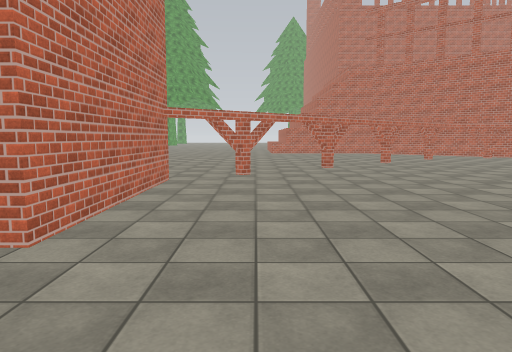
view 1 (above)

24 first-person views from a walk through a Unity game level. The camera is 1.4 m above the floor, tilts 6° down and sees 70° across. The floor is counted in squares, 2 m on a side. Each view is taken from the middle of a square. On the plan, view 1 faces up. The plan holds only what a view shows up to about 11 squares ahead; the rest is blank. The place goes on beyond the plan. The player character is not drawn. Some animated figures are not drawn. Surface patterns are stand-ins for the level's own textures.

view 2
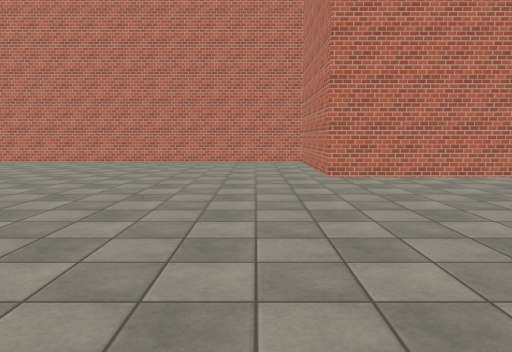

view 3
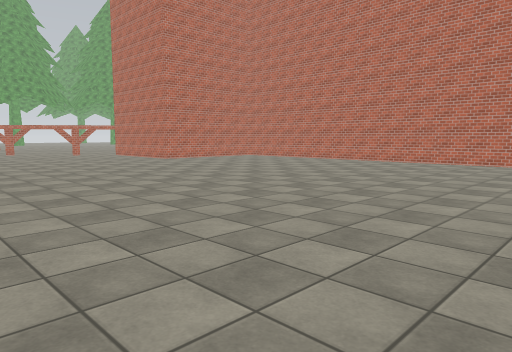

view 4
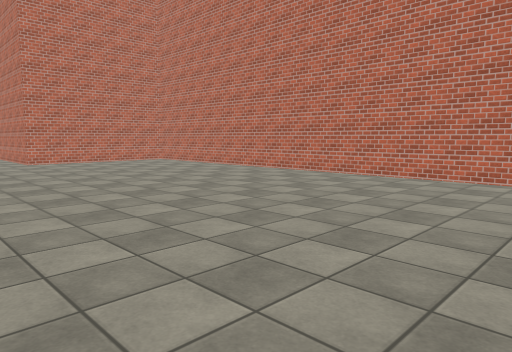

view 5
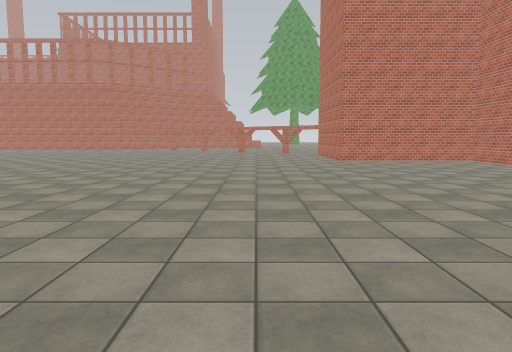

view 6
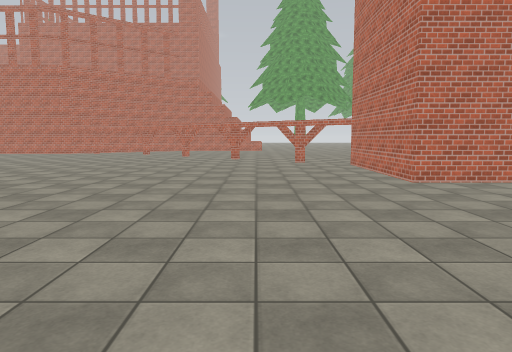

view 7
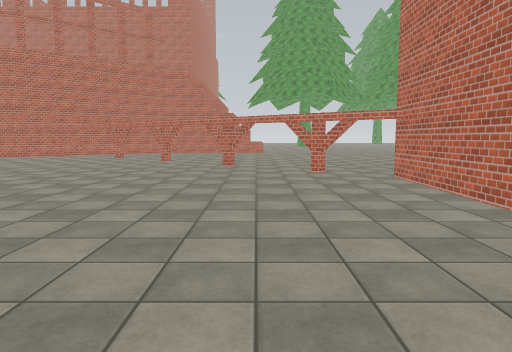

view 8
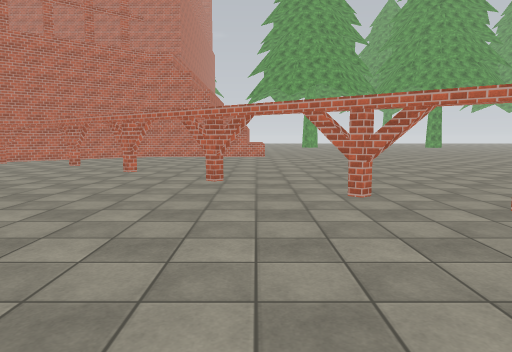

view 9
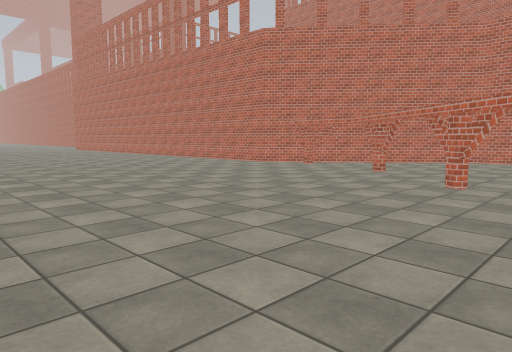

view 10
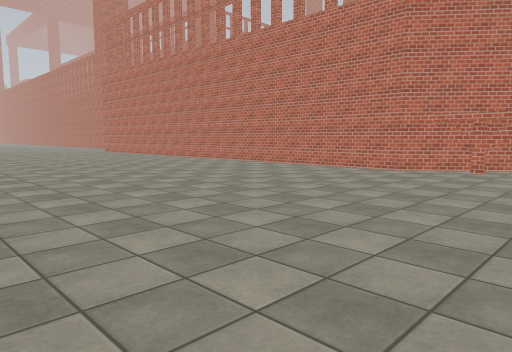

view 11
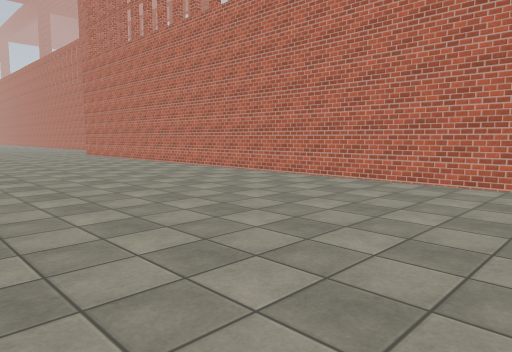

view 12
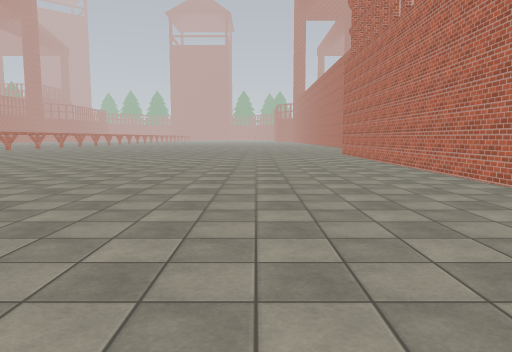

view 13
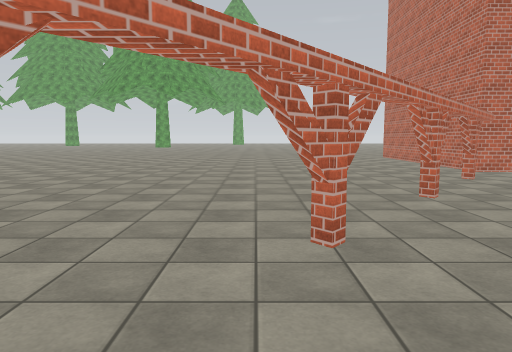

view 14
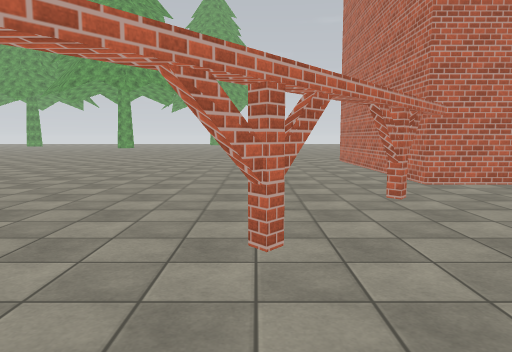

view 15
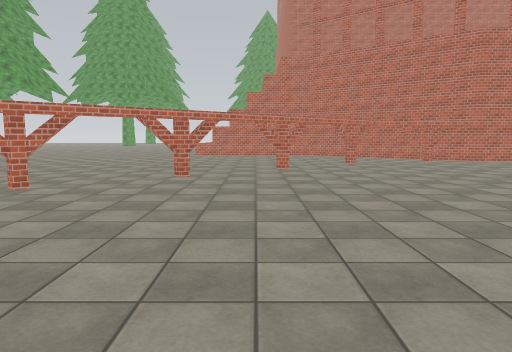

view 16
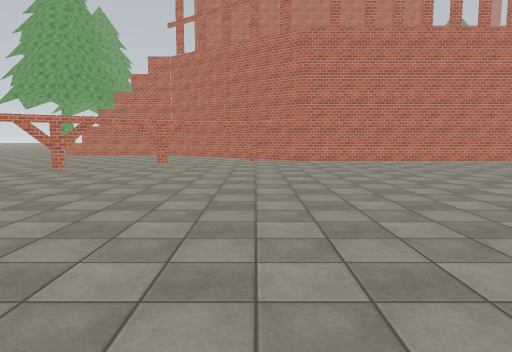

view 17
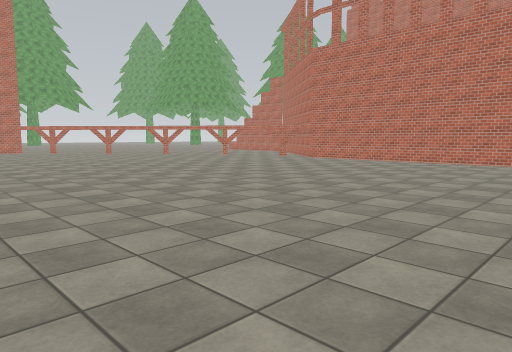

view 18
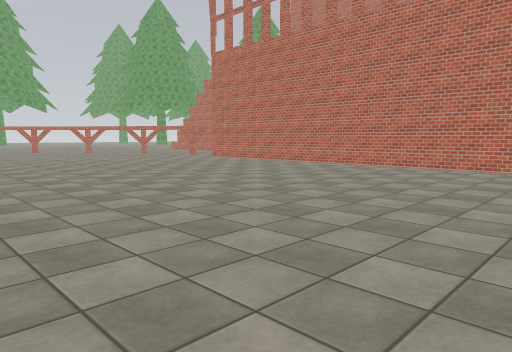

view 19
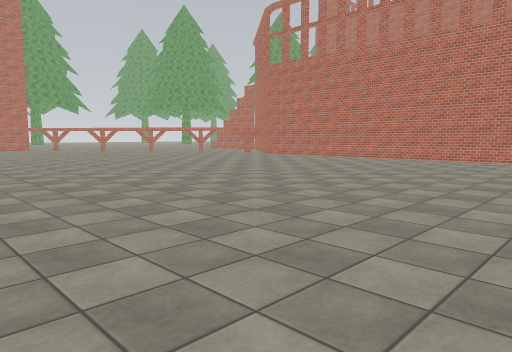

view 20
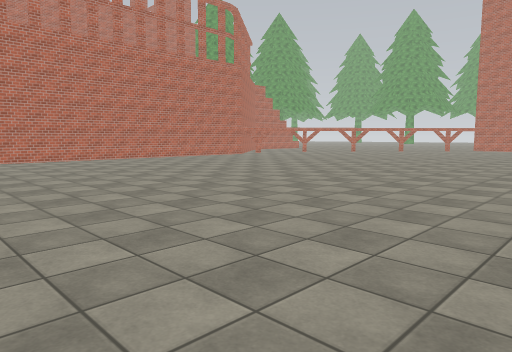

view 21
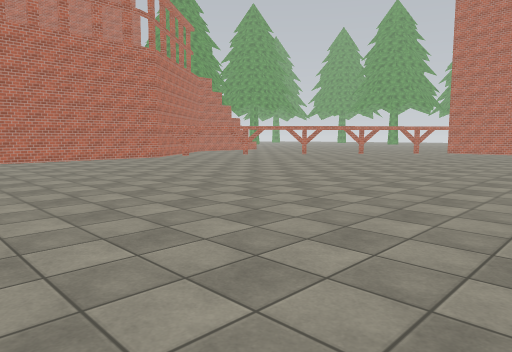

view 22
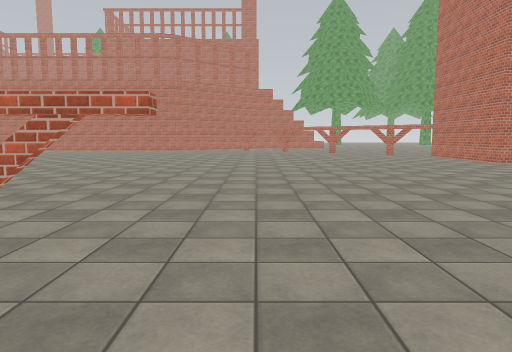

view 23
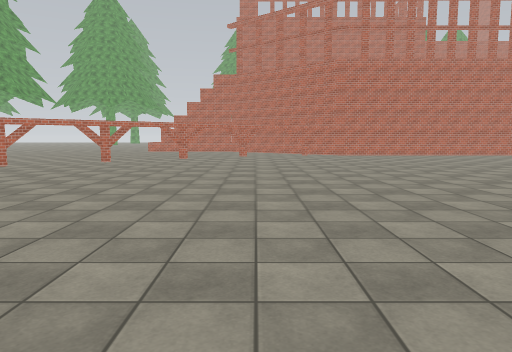

view 24
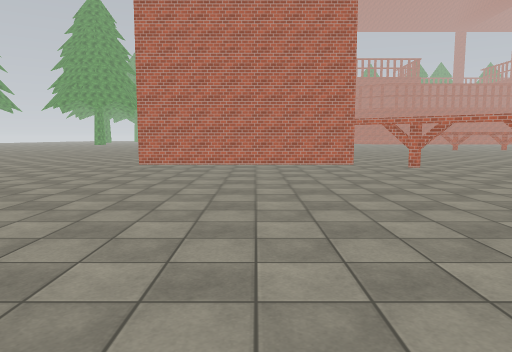

### Floor plan
Points are (right, up) in squares from view 1. A wall is a line through its corners. A room is listed if a view was taken in it or the views show most of it. See-through windows are left out.
Room 1 (views 1, 2, 3, 4, 5, 6, 7, 8, 9, 10, 11, 12, 13, 14, 15, 16, 17, 18, 19, 20, 21, 22, 23, 24)
walls: (6.2, -4.6) (6.9, -4.6); (-0.7, -15.9) (0.3, -16.7); (1.2, -17.5) (2.2, -18.3); (0.2, -16.8) (-0.8, -16); (3.2, -19.1) (4.1, -19.9); (7.3, -21.8) (8.6, -21.9); (-1.5, 6.1) (-1.5, 2.3) (-5.3, 2.3) (-5.3, -11.7) (-1.5, -11.7) (-1.5, -15.5) (-6.5, -15.5); (0.3, 7.3) (-0.7, 6.5); (2.2, 8.9) (1.3, 8.1); (4.2, 10.5) (3.2, 9.7); (4, -25.3) (4.8, -25.3) (9.3, -21.6) (20.1, -21.6); (6, 12) (5.1, 11.3); (8.6, 12.5) (7.2, 12.5); (18.6, 12.5) (9.3, 12.5) (8.5, 13.1)
ways out: opening at (-1, 7); opening at (3, 10); opening at (7, 12)

Where each view was taken, in squares from view 1:
view 1: 0 up, 0 right, facing up
view 2: 1 up, 5 right, facing left
view 3: 1 down, 5 right, facing down-left
view 4: 1 down, 1 right, facing down-left
view 5: 1 down, 1 right, facing down
view 6: 6 down, 1 right, facing down
view 7: 9 down, 1 right, facing down
view 8: 12 down, 1 right, facing down
view 9: 14 down, 2 right, facing down-right
view 10: 14 down, 6 right, facing down-right
view 11: 16 down, 9 right, facing down-right
view 12: 18 down, 9 right, facing right
view 13: 20 down, 6 right, facing left
view 14: 18 down, 4 right, facing left
view 15: 2 up, 3 right, facing up
view 16: 2 up, 8 right, facing up
view 17: 2 up, 17 right, facing up-left
view 18: 4 up, 20 right, facing up-left
view 19: 1 up, 20 right, facing up-left
view 20: 10 down, 20 right, facing down-left
view 21: 10 down, 16 right, facing down-left
view 22: 2 down, 5 right, facing down
view 23: 2 down, 6 right, facing up
view 24: 25 down, 4 left, facing up
